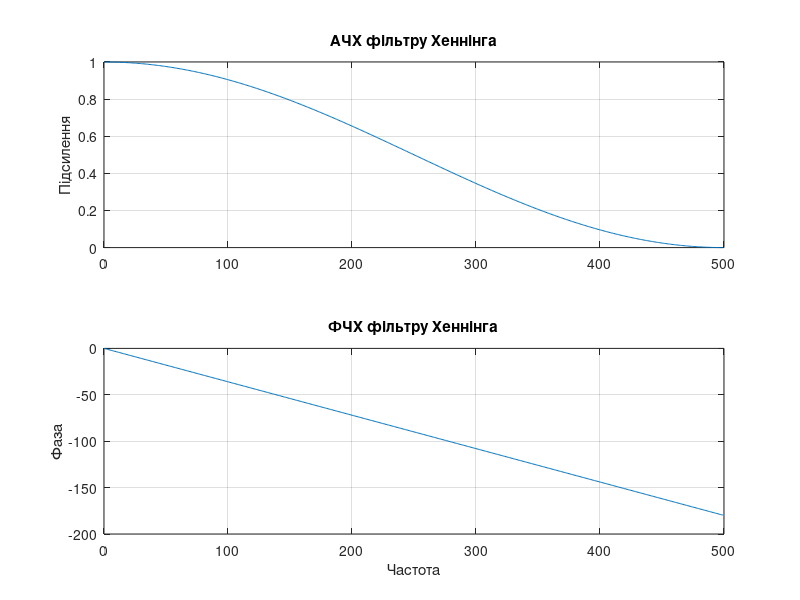

Write MATLAB code to recreate this figure. (Note: this script raises an error after producing the figure.)
function lab02_main
%=== Дисципліна: Основи обробки біомедичної інформації ===
%--- Лабораторна робота #2 ФІЛЬТРАЦІЯ БІОСИГНАЛІВ ФІЛЬТРАМИ З СІХ
%
% Використовуйте файли даних: 
% ecg117.dat - сигнал EКГ 
% ecg_2х60.dat - сигнал ЕКГ з мережевою перешкодою частотою 60 Гц
%----------------------------------------------------------
 
clear, clc, close all
disp('Лабораторна робота #2');
disp('ФІЛЬТРАЦІЯ БІОСИГНАЛІВ ФІЛЬТРАМИ З СІХ');
disp('Виконав: Шелемба П.В., група БМ-462 ННІІДС');
 
%=== Завдання #1.1 ===
% Реалізація фільтру Хеннінга, обчислення АЧХ та ФЧХ
fs = 1000;
b = [1 2 1]/4; % коефіцієнти різницевого рівняння 
a = 1;
n = 512; % кількість точок, що розраховуються
figure(1);
[h, w] = freqz(b, a, n);
mag = abs(h);
phase = angle(h)*180/pi;
subplot(2, 1, 1); plot(w/(2*pi)*fs, mag), grid on;
title('АЧХ фільтру Хеннінга'); ylabel('Підсилення');
subplot(2, 1, 2); plot(w/(2*pi)*fs,unwrap(phase)), grid on;
title('ФЧХ фільтру Хеннінга'); xlabel('Частота'); ylabel('Фаза');

%=== Завдання #1.2 ===
% Обчислення нулів фільтру
disp('Нулі фільтра Хеннінга:');
x = roots(b);
disp(x);

%=== Завдання #1.3 ===
% Фільтрація ЕКГ, файл ecg117.dat
ecg = load('ecg117.dat'); % сигнал ЕКГ
ecgd = detrend(ecg);  
ecgf = filter(b, a, ecgd);
t1 = (0:length(ecgf)-1)/fs;
figure(2);
subplot(2, 1, 1); plot(t1, ecgd), grid on;
title('Сигнал ЕКГ з шумом');
xlim([0 1]); ylim([-200 200]);
ylabel('Амплітуда');
subplot (2, 1, 2); plot (t1, ecgf), grid on;
title('Згладжування сигналу фільтром Хеннінга');
xlim([0 1]);
xlabel('Відліки'); ylabel('Амплітуда');

%=== Завдання #2.1 ===
%Реалізація фільтру поліноміального згладжування
b2 = [-3, 12, 17, 12, -3]/35; % коефіцієнти різницевого рівняння
a2 = 1;
n2 = 5; % кількість точок, що розраховуються
figure(3);
[h2, w2] = freqz(b2, a2, n2);
mag2 = abs(h2);
phase2 = angle(h2)*180/pi;
subplot(2, 1, 1); plot(w2/(2*pi)*fs, mag2), grid on;
title('АЧХ поліноміального фільтру'); ylabel('Підсилення');
subplot(2, 1, 2); plot(w2/(2*pi)*fs,unwrap(phase2)), grid on;
title('ФЧХ поліноміального фільтру'); xlabel('Частота'); ylabel('Фаза');

% Обчислення нулів фільтру
disp('Нулі фільтра поліноміального згладжування:');
y = roots(b2);
disp(y);

% Карта нулів та полюсів фільтру
figure(4);
z = zplane(b2);
title('Карта нулів та полюсів поліноміального фільтру');

%=== Завдання #2.2 ===
%Фільтрація ЕКГ файл ecg117.dat з використанням фільтру 
%поліноміального згладжування
ecgf2 = filter(b2, a2, ecgd);
t2 = (0:length(ecgf2)-1)/fs;
figure(5);
subplot(2, 1, 1); plot (t2, ecgd), grid on; 
title('Сигнал ЕКГ з шумом');
xlim([0 1]); ylim([-200 200]);
ylabel('Амплітуда');
subplot(2, 1, 2); plot (t2, ecgf2), grid on;
title('Згладжування сигналу поліноміальним фільтром');
xlim([0 1]); ylim([-200 200]);
xlabel('Відліки'); ylabel('Амплітуда');

%=== Завдання #2.3 ===
%Порівняння властивостей згладжування сигналу фільтром Хеннінга 
%і поліноміальним фільтром
figure(6);
subplot(2, 1, 1); plot(t1, ecgf), grid on;
title('Згладжування сигналу фільтром Хеннінга');
xlim([0 1]);
ylabel('Амплітуда');
subplot(2, 1, 2); plot(t2, ecgf2), grid on;
title('Згладжування сигналу поліноміальним фільтром');
xlim([0 1]); ylim([-200 200]);
xlabel('Відліки'); ylabel('Амплітуда');

%=== Завдання #3.1 ===
% Дослідження властивостей простого режекторного фільтру
b3 = [1,0.618, 1]; % коефіцієнти різницевого рівняння 
a3 = 1; 
fs3 = 200;
[h3, f3] = freqz(b3, a3, n, fs3);
figure(7);
mag3 = abs(h3);
phase3 = angle(h3)*180/pi;
subplot(2, 1, 1); plot(f3/(2*pi)*fs3, mag3), grid on;
title('АЧХ режекторного фільтру'); ylabel('Підсилення');
subplot(2, 1, 2); plot(f3/(2*pi)*fs3, unwrap(phase3)), grid on;
title('ФЧХ режекторного фільтру'); xlabel('Частота'); ylabel('Фаза');

% Обчислення нулів фільтру
disp('Нулі режекторного фільтру:');
x3 = roots(b3);
disp(x3);

% Карта нулів та полюсів фільтру
figure(8);
y3 = zplane(b3);
title('Карта нулів та полюсів режекторного фільтру');

% Побудова передавальної функції
disp('Аналітичний вираз передавальної функції режекторного фільтра:');
H = filt(b3, a3)

%=== Завдання #3.2 ===
% Фільтрація сигналу ЕКГ (файл ecg2х60.dat) режекторним фільтром
fs4 = 250;
ecg4 = load('ecg2x60.dat'); % сигнал ЕКГ
ecgd4 = detrend(ecg4);
ecgf4 = filter(b3, a3, ecgd4);
t4 = (0:length(ecgf4)-1)/fs4;  
figure(9);
subplot(2, 1, 1); plot(t4, ecgd4), grid on;
title('Cигнал ЕКГ з мережевою перешкодою 60 Гц');
xlim([0 1]);
ylabel('Амплітуда');
subplot(2, 1, 2); plot(t4, ecgf4), grid on;
title('Згладжування сигналу режекторним фільтром');
xlim([0 1]);
xlabel('Відліки'); ylabel('Амплітуда');

%=== Завдання #4.1 ===
% Дослідження властивостей диференціаторів
% N = 1
bd1 = [1,-1]; % коефіцієнти різницевого рівняння 
ad1 = 1;
figure(10);
[h4, f4] = freqz(bd1, ad1, n, fs);
mag4 = abs(h4);
phase4 = angle(h4)*180/pi;
subplot(2, 1, 1); plot(f4/(2*pi)*fs, mag4), grid on;
title('АЧХ диференціатору при N=1'); ylabel('Підсилення');
subplot(2, 1, 2); plot(f4/(2*pi)*fs, unwrap(phase4)), grid on;
title('ФЧХ диференціатору при N=1'); xlabel('Частота'); ylabel('Фаза');

% N = 2
bd2 = ([1,-1])/2; % коефіцієнти різницевого рівняння 
figure(11);
[h5, f5] = freqz(bd2, ad1, n, fs);
mag5 = abs(h5);
phase5 = angle(h5)*180/pi;
subplot(2, 1, 1); plot(f5/(2*pi)*fs, mag5), grid on;
title('АЧХ диференціатору при N=2'); ylabel('Підсилення');
subplot(2, 1, 2); plot(f5/(2*pi)*fs, unwrap(phase5)), grid on;
title('ФЧХ диференціатору при N=2'); xlabel('Частота'); ylabel('Фаза');

% Побудова передавальних функцій
disp('Передавальні функції диференеціаторів:')
H1 = filt (bd1, ad1)
H2 = filt (bd2, ad1)

%=== Завдання #4.2 ===
% Дослідження процесу диференціювання ЕКГ з шумом (файл ecg117.dat)
% N = 1
fs5 = 300;
ecgd1 = filter(bd1, ad1, ecgd);
t5 = (0:length(ecgd1)-1)/fs5;

% N = 2
ecgd2 = filter(bd2, ad1, ecgd);
t6 = (0:length(ecgd2)-1)/fs5;

% Порівняння
figure(12);
subplot (2, 1, 1); plot(t5, ecgd1), grid on;
title('Сигнал з використанням диференціатору при N=1');
xlim([0 1]);
ylabel('Амплітуда');
subplot (2, 1, 2); plot (t6, ecgd2); grid on;
title('Сигнал з використанням диференціатору при N=2');
xlim([0 1]);
xlabel('Відліки'); ylabel('Амплітуда');